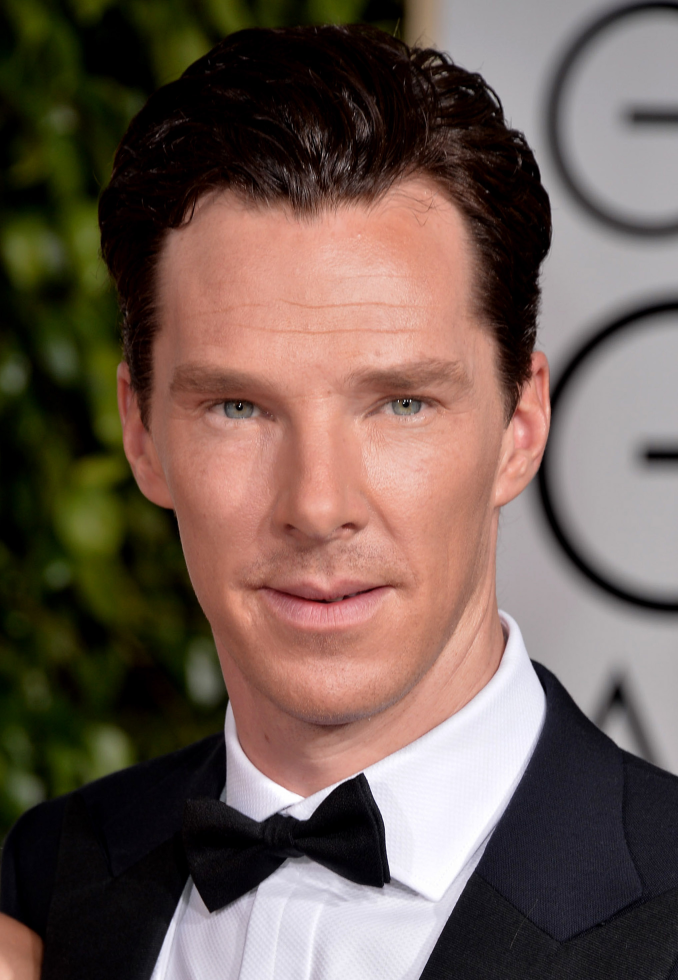
#> input picture Dataset/Train/Benedict Cumberbatch/1.jpg, 2034 x 2940 px (shown at 1/3 size); its folder holds only this picture in this run
$ python Template.py
#> lines starting #> are read from the running program, lines starting #| are printed output that depends on the picture
import os
import cv2
import numpy as np


def get_train_image(path):
    '''
        To get a list of train images, images label, and images index using the given path

        Parameters
        ----------
        path : str
            Location of train root directory

        Returns
        -------
        list
            List containing all the train images
        list
            List containing all train images label
        list
            List containing all train images indexes
    '''
    faces_list = []
    labels_list = []
    indexes_list = []
    for index, label in enumerate(os.listdir(path)):
        labels_list.append(label)
        for image in os.listdir(path + '/' + label):
            faces_list.append(cv2.imread(path + '/' + label + '/' + image))
            indexes_list.append(index)

    return faces_list, labels_list, indexes_list


def get_all_test_folders(path):
    '''
        To get a list of test subdirectories using the given path

        Parameters
        ----------
        path : str
            Location of test root directory

        Returns
        -------
        list
            List containing all the test subdirectories
    '''
    return os.listdir(path)


# [25 lines left out: function get_all_test_images, not called in this run]


def detect_faces_and_filter(faces_list, labels_list=None):
    '''
        To detect a face from given image list and filter it if the face on
        the given image is not equals to one

        Parameters
        ----------
        faces_list : list
            List containing all loaded images
        labels_list : list
            List containing all image classes labels

        Returns
        -------
        list
            List containing all filtered and cropped face images in grayscale
        list
            list containing image gray face location
        list
            List containing all filtered image classes label
    '''
    face_cascade = cv2.CascadeClassifier(
        'haarcascade_frontalface_default.xml')

    grayed_images_list = []
    grayed_labels_list = []
    grayed_images_location = []

    for index, image in enumerate(faces_list):
        img_gray = cv2.cvtColor(image, cv2.COLOR_BGR2GRAY)
        detected_faces = face_cascade.detectMultiScale(
            img_gray, scaleFactor=1.2, minNeighbors=8)

        if len(detected_faces) < 1:
            continue

        for face_rect in detected_faces:
            x, y, w, h = face_rect
            face_img = img_gray[y:y+w, x:x+h]
            grayed_images_list.append(face_img)
            grayed_images_location.append(face_rect)
            if labels_list is not None:
                grayed_labels_list.append(labels_list[index])

    return grayed_images_list, grayed_images_location, grayed_labels_list


def train(grayed_images_list, grayed_labels_list):
    '''
        To create and train face recognizer object

        Parameters
        ----------
        grayed_images_list : list
            List containing all filtered and cropped face images in grayscale
        grayed_labels : list
            List containing all filtered image classes label

        Returns
        -------
        object
            Recognizer object after being trained with cropped face images
    '''
    recognizer = cv2.face.LBPHFaceRecognizer_create()
    recognizer.train(grayed_images_list, np.array(grayed_labels_list))
    return recognizer


# [110 lines left out: functions predict, check_attandee, write_prediction, combine_and_show_result, not called in this run]


'''
You may modify the code below if it's marked between

-------------------
Modifiable
-------------------

and

-------------------
End of modifiable
-------------------
'''


def main():
    '''
        Please modify train_path value according to the location of
        your data train root directory

        -------------------
        Modifiable
        -------------------
    '''
    train_path = "Dataset/Train"
    '''
        -------------------
        End of modifiable
        -------------------
    '''

    faces_list, labels_list, indexes_list = get_train_image(train_path)
#> faces_list = 1 item; labels_list = ['Benedict Cumberbatch']; indexes_list = [0]
    grayed_trained_images_list, _, grayed_trained_labels_list = detect_faces_and_filter(
        faces_list, indexes_list)
#> the loop in detect_faces_and_filter, `for index, image in enumerate(faces_list):` made 1 pass
#> detected_faces on pass 1: [[288, 680, 1351, 1351]]
#> pass 1, in detect_faces_and_filter, `img_gray = cv2.cvtColor(image, cv2.COLOR_BGR2GRAY)`:
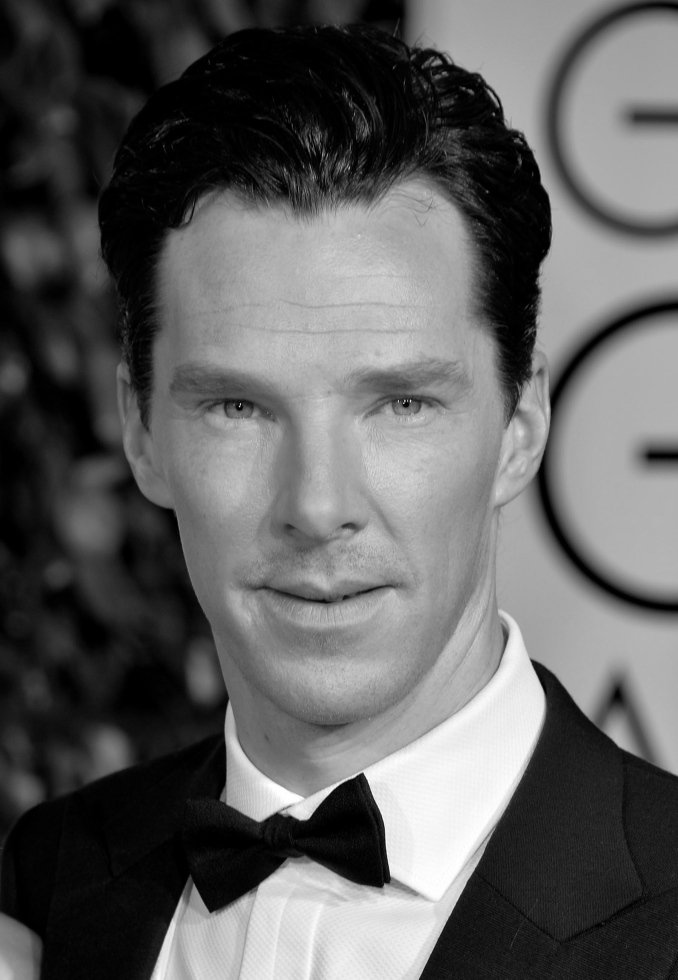
#> img_gray: shape (2940, 2034) (shown at 1/3 size); min 0, max 255, mean 95.5
#> after the loop in detect_faces_and_filter, `for index, image in enumerate(faces_list):`: grayed_images_list = 1 item; grayed_images_location = [[288, 680, 1351, 1351]]; grayed_labels_list = [0]
#> grayed_trained_images_list = 1 item; grayed_trained_labels_list = [0]
    recognizer = train(grayed_trained_images_list, grayed_trained_labels_list)

    '''
        Please modify test_path value according to the location of
        your data train root directory

        -------------------
        Modifiable
        -------------------
    '''
    test_path = "Dataset/Test"
    '''
        -------------------
        End of modifiable
        -------------------
    '''

    test_images_folder = get_all_test_folders(test_path)

    for index, room in enumerate(test_images_folder):
        test_images_list = get_all_test_images(test_path + '/' + room)
        grayed_test_image_list, grayed_test_location, _ = detect_faces_and_filter(
            test_images_list)
        predict_results = predict(recognizer, grayed_test_image_list)
        predicted_test_image_list = write_prediction(
            predict_results, test_images_list, grayed_test_location, labels_list, index+1)
        combine_and_show_result(room, predicted_test_image_list)


if __name__ == "__main__":
#> (the run stopped early here; a loop or call above may not have finished)

$ run again, on Dataset/Train/Benedict Cumberbatch/4.jpg
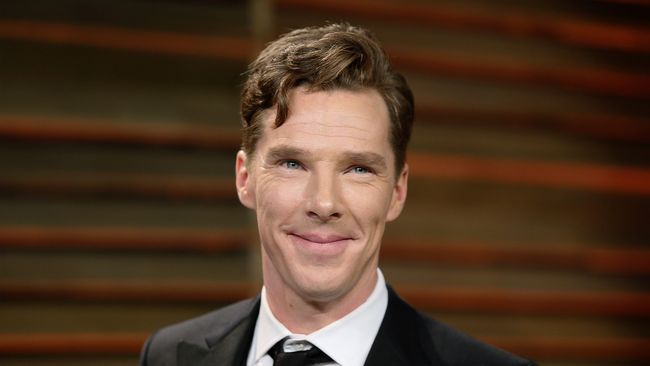
#> input picture Dataset/Train/Benedict Cumberbatch/4.jpg, 650 x 366 px
#> faces_list = 1 item; labels_list = ['Benedict Cumberbatch']; indexes_list = [0]
#> the loop in detect_faces_and_filter, `for index, image in enumerate(faces_list):` made 1 pass
#> detected_faces on pass 1: [[232, 93, 186, 186]]
#> pass 1, in detect_faces_and_filter, `img_gray = cv2.cvtColor(image, cv2.COLOR_BGR2GRAY)`:
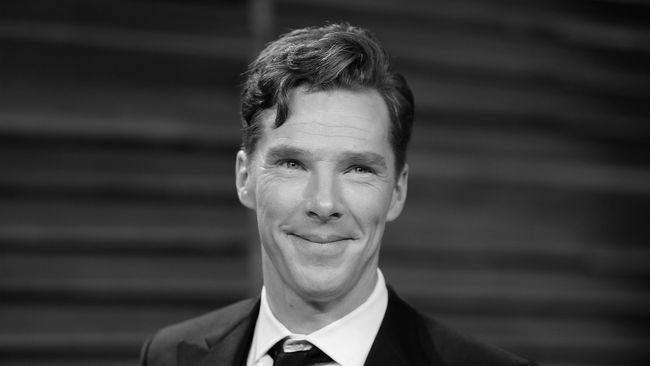
#> img_gray: shape (366, 650); min 0, max 255, mean 59.8
#> after the loop in detect_faces_and_filter, `for index, image in enumerate(faces_list):`: grayed_images_list = 1 item; grayed_images_location = [[232, 93, 186, 186]]; grayed_labels_list = [0]
#> grayed_trained_images_list = 1 item; grayed_trained_labels_list = [0]

$ run again, on Dataset/Train/Benedict Cumberbatch/5.jpg
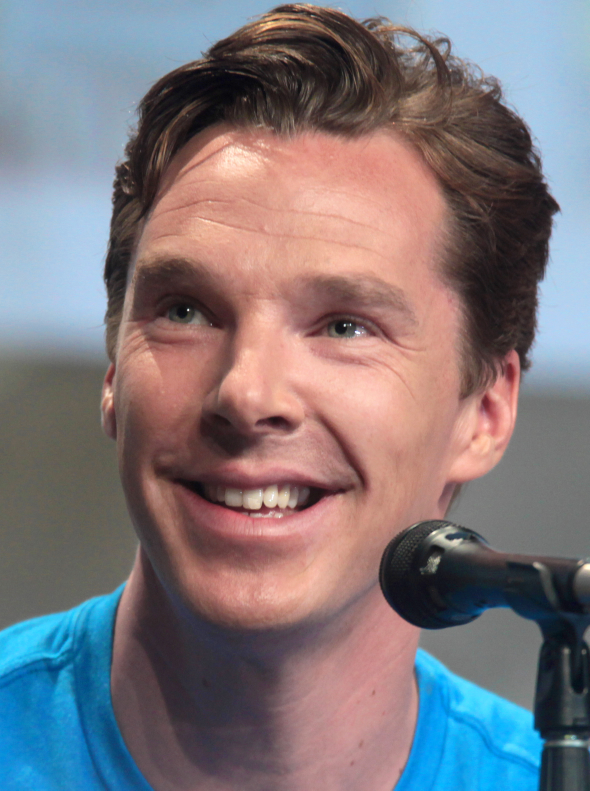
#> input picture Dataset/Train/Benedict Cumberbatch/5.jpg, 1769 x 2371 px (shown at 1/3 size)
#> faces_list = 1 item; labels_list = ['Benedict Cumberbatch']; indexes_list = [0]
#> the loop in detect_faces_and_filter, `for index, image in enumerate(faces_list):` made 1 pass
#> detected_faces on pass 1: [[184, 478, 1240, 1240]]
#> pass 1, in detect_faces_and_filter, `img_gray = cv2.cvtColor(image, cv2.COLOR_BGR2GRAY)`:
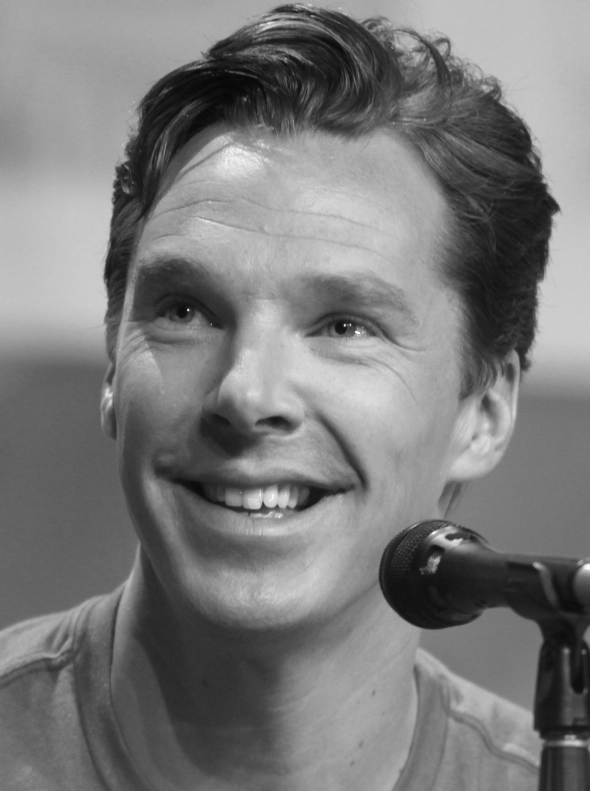
#> img_gray: shape (2371, 1769) (shown at 1/3 size); min 3, max 255, mean 121.9
#> after the loop in detect_faces_and_filter, `for index, image in enumerate(faces_list):`: grayed_images_list = 1 item; grayed_images_location = [[184, 478, 1240, 1240]]; grayed_labels_list = [0]
#> grayed_trained_images_list = 1 item; grayed_trained_labels_list = [0]

$ run again, on Dataset/Train/Benedict Cumberbatch/6.jpg
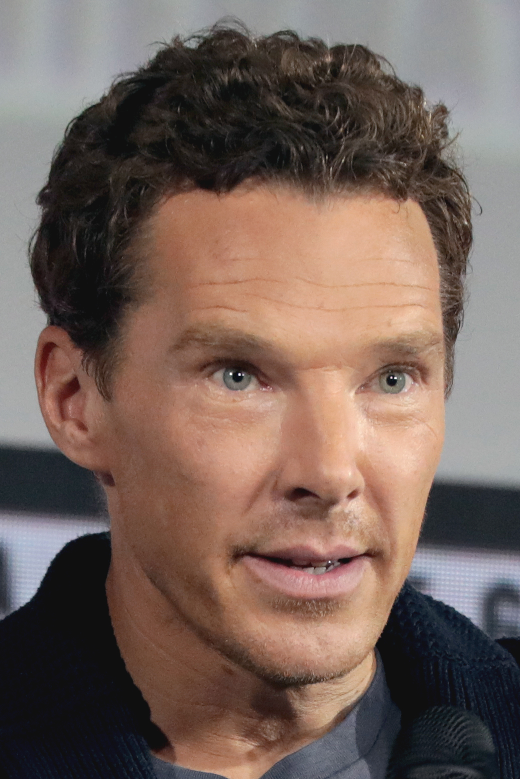
#> input picture Dataset/Train/Benedict Cumberbatch/6.jpg, 1040 x 1558 px (shown at 1/2 size)
#> faces_list = 1 item; labels_list = ['Benedict Cumberbatch']; indexes_list = [0]
#> the loop in detect_faces_and_filter, `for index, image in enumerate(faces_list):` made 1 pass
#> detected_faces on pass 1: [[226, 454, 797, 797]]
#> pass 1, in detect_faces_and_filter, `img_gray = cv2.cvtColor(image, cv2.COLOR_BGR2GRAY)`:
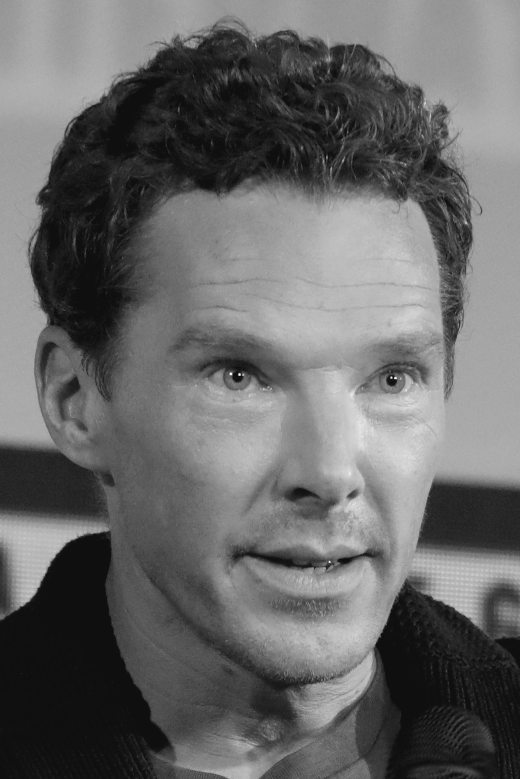
#> img_gray: shape (1558, 1040) (shown at 1/2 size); min 12, max 255, mean 103.4
#> after the loop in detect_faces_and_filter, `for index, image in enumerate(faces_list):`: grayed_images_list = 1 item; grayed_images_location = [[226, 454, 797, 797]]; grayed_labels_list = [0]
#> grayed_trained_images_list = 1 item; grayed_trained_labels_list = [0]

$ run again, on Dataset/Train/Benedict Cumberbatch/10.jpg
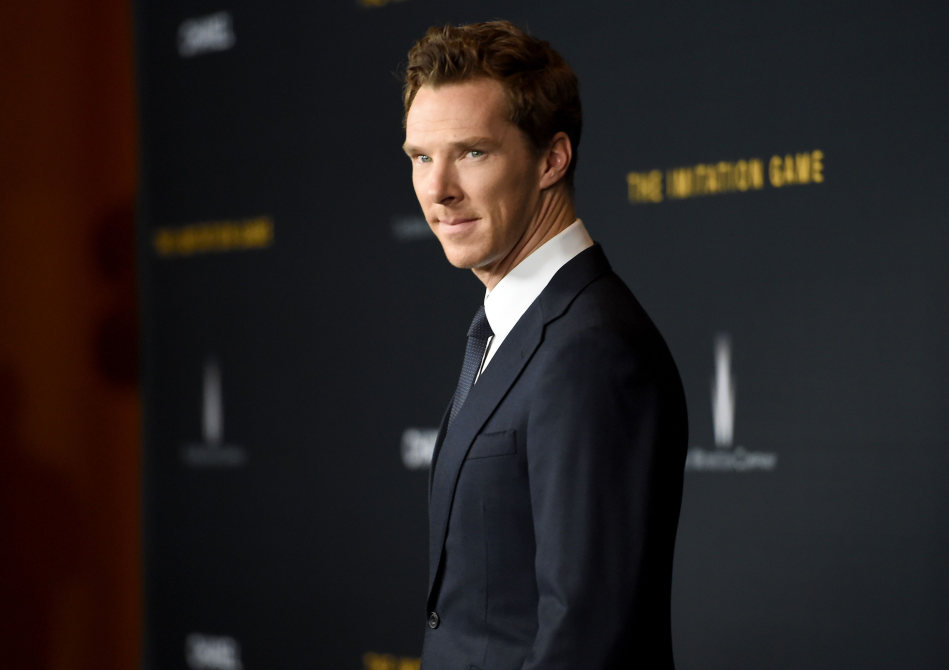
#> input picture Dataset/Train/Benedict Cumberbatch/10.jpg, 3796 x 2680 px (shown at 1/4 size)
#> faces_list = 1 item; labels_list = ['Benedict Cumberbatch']; indexes_list = [0]
#> the loop in detect_faces_and_filter, `for index, image in enumerate(faces_list):` made 1 pass
#> detected_faces on pass 1: [[1522, 423, 521, 521]]
#> pass 1, in detect_faces_and_filter, `img_gray = cv2.cvtColor(image, cv2.COLOR_BGR2GRAY)`:
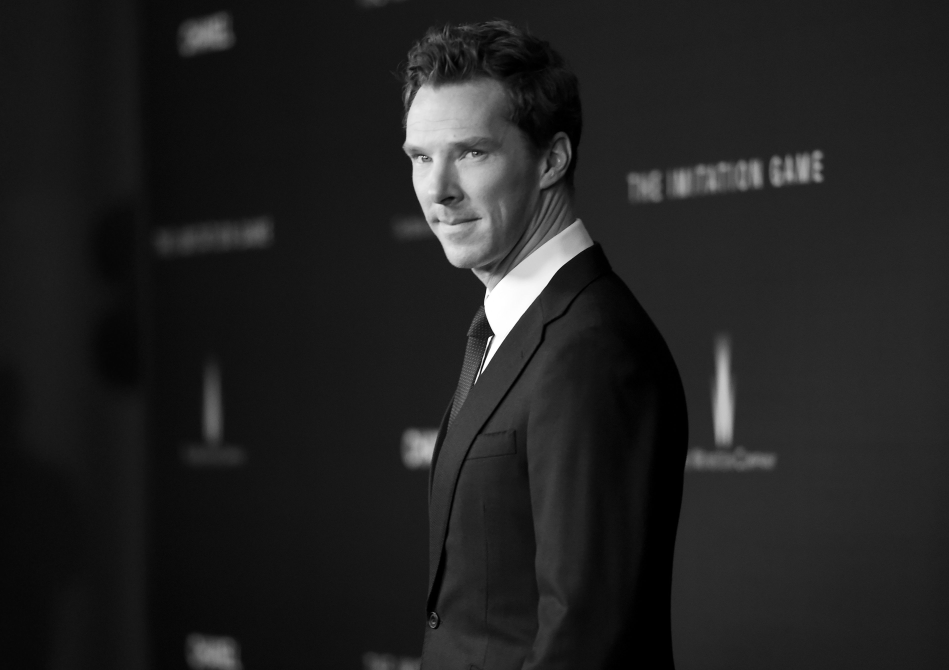
#> img_gray: shape (2680, 3796) (shown at 1/4 size); min 0, max 255, mean 33.2
#> after the loop in detect_faces_and_filter, `for index, image in enumerate(faces_list):`: grayed_images_list = 1 item; grayed_images_location = [[1522, 423, 521, 521]]; grayed_labels_list = [0]
#> grayed_trained_images_list = 1 item; grayed_trained_labels_list = [0]
